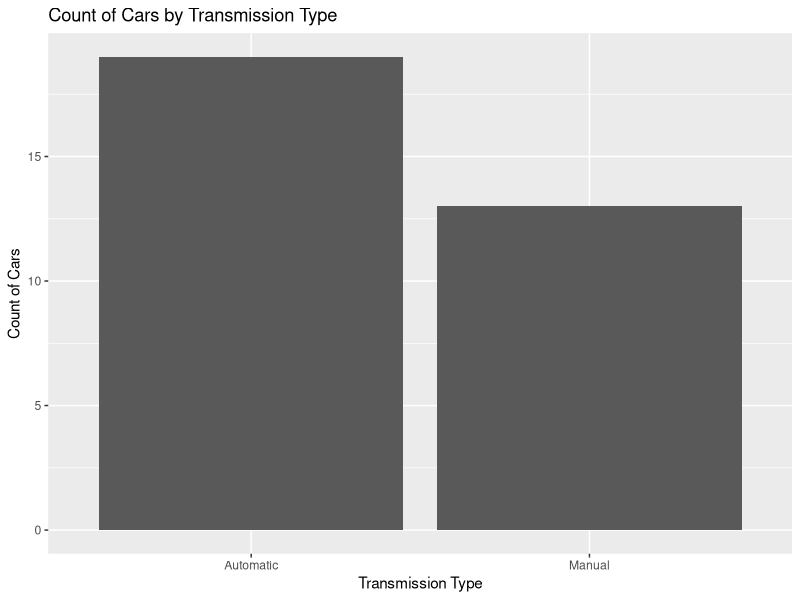
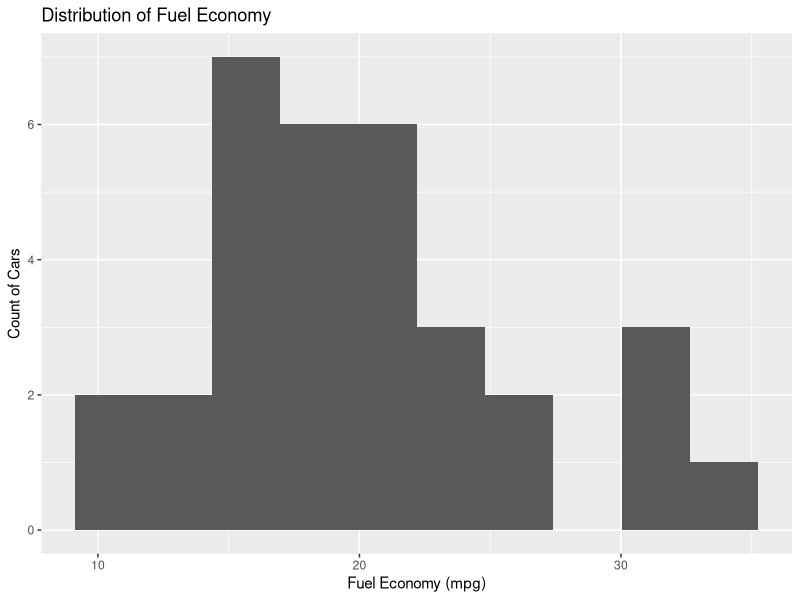
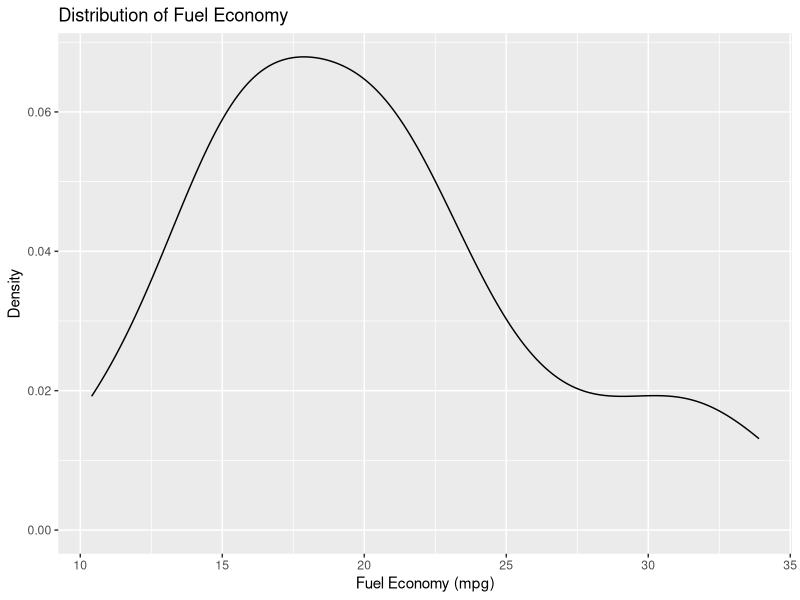
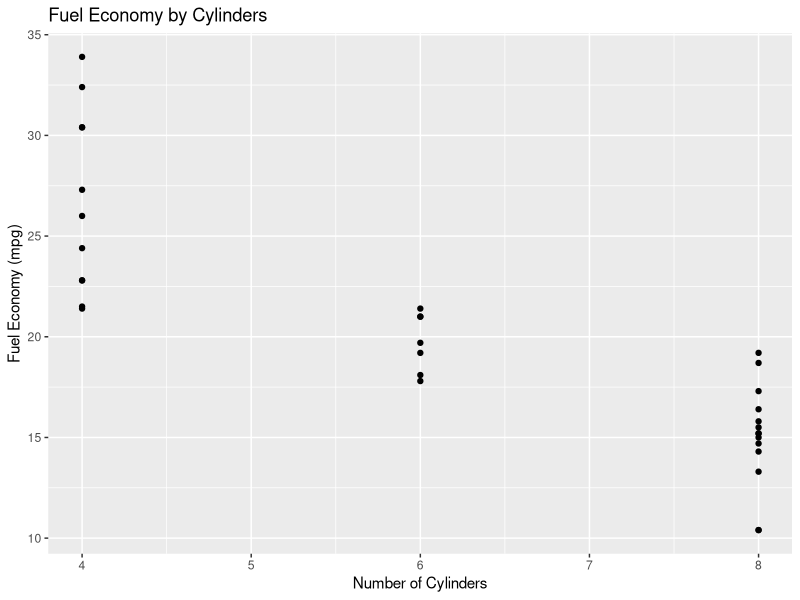

These figures' R source, in order:
# creating data visualization


#set the working directory
setwd("/home/hectorceja/R-practica")

#read a csv data file
cars <- read.csv("Cars.csv")
cars

#install library
install.packages("ggplot2")
#load the ggplot2 library
library(ggplot2)

#creating a frequency bar chart
ggplot(
  data = cars,
  aes( x = Transmission)) +
  geom_bar() +
  ggtitle("Count of Cars by Transmission Type") +
  xlab("Transmission Type") +
  ylab("Count of Cars")

#creating a histogram
ggplot(
  data = cars,
  aes(x = Fuel.Economy)) +
  geom_histogram(
  bins = 10) +
  ggtitle("Distribution of Fuel Economy") +
  xlab("Fuel Economy (mpg)") +
  ylab("Count of Cars")

#creating a density plot
ggplot(
  data = cars,
  aes(x = Fuel.Economy)) +
  geom_density()+
  ggtitle("Distribution of Fuel Economy") +
  xlab("Fuel Economy (mpg)") +
  ylab("Density")

#creating a scatterplot
ggplot(
  data = cars,
  aes(
    x = Cylinders,
    y = Fuel.Economy)) +
  geom_point()+
  ggtitle("Fuel Economy by Cylinders") +
  xlab("Number of Cylinders") +
  ylab("Fuel Economy (mpg)")


